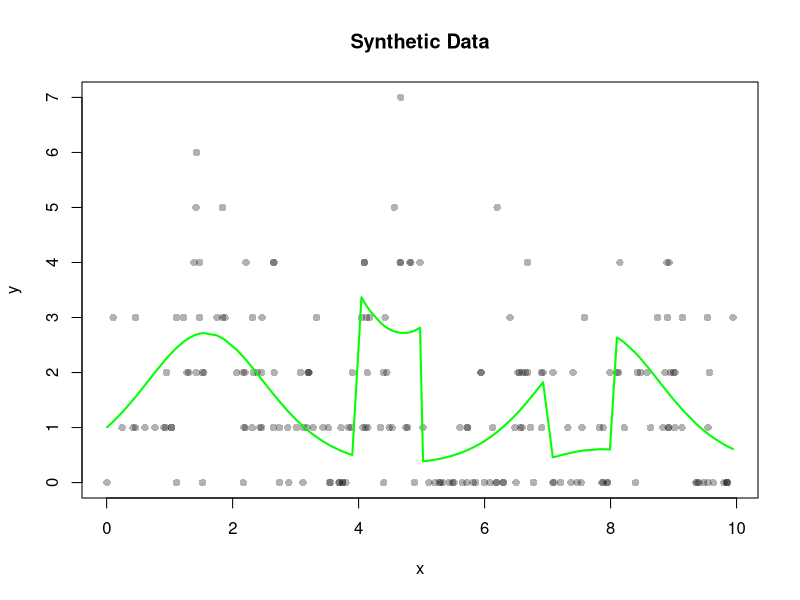
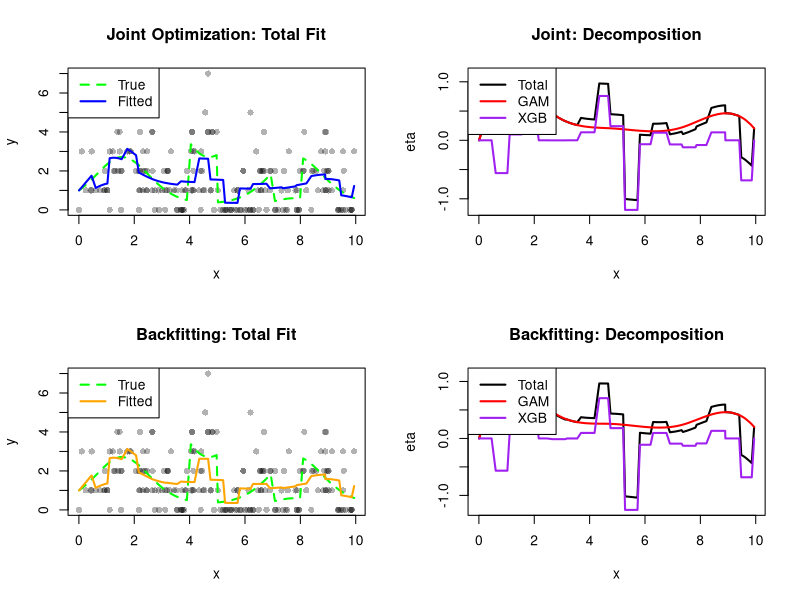

Here is the R script that generated these plots, in order:
library(mgcv)
library(numDeriv)

# Generate synthetic data
set.seed(123)
n <- 200
x <- sort(runif(n, 0, 10))

# True model: smooth trend + local bumps
eta_true <- sin(x) + ifelse(x > 4 & x < 5, 2, 0) + ifelse(x > 7 & x < 8, -1.5, 0)
mu_true <- exp(eta_true)
y <- rpois(n, lambda = mu_true)

# Plot data
plot(x, y, main = "Synthetic Data", pch = 16, col = rgb(0,0,0,0.3))
lines(x, mu_true, col = "green", lwd = 2)

# ============================================
# JOINT OPTIMIZATION
# ============================================

# Represent GAM with basis functions (simplified)
# Use B-splines with few knots (smooth component)
library(splines)
B_gam <- bs(x, df = 6)  # 6 basis functions for smooth part

# Represent XGBoost-like component with step functions (local component)
# Use indicator basis for "bumps"
n_knots <- 20
knots <- seq(min(x), max(x), length.out = n_knots)
B_xgb <- outer(x, knots[-n_knots], function(x, k) as.numeric(x >= k & x < knots[match(k, knots) + 1]))
colnames(B_xgb) <- paste0("step_", 1:(n_knots-1))

# Joint parameter vector: [GAM coefficients, XGBoost coefficients]
n_gam <- ncol(B_gam)
n_xgb <- ncol(B_xgb)

# Negative log-likelihood + penalties
joint_objective <- function(params, lambda_gam = 0.1, lambda_xgb = 1.0) {
  
  # Split parameters
  beta_gam <- params[1:n_gam]
  beta_xgb <- params[(n_gam + 1):(n_gam + n_xgb)]
  
  # Predictions
  eta_gam <- B_gam %*% beta_gam
  eta_xgb <- B_xgb %*% beta_xgb
  eta_total <- as.vector(eta_gam + eta_xgb)
  mu <- exp(eta_total)
  
  # Negative log-likelihood (Poisson)
  nll <- -sum(dpois(y, lambda = mu, log = TRUE))
  
  # GAM penalty: roughness (second differences as proxy for smoothness)
  # Penalize wigglyness in GAM coefficients
  penalty_gam <- sum(diff(beta_gam, differences = 2)^2)
  
  # XGBoost penalty: L1 on coefficients (sparsity)
  penalty_xgb <- sum(abs(beta_xgb))
  
  # Total objective
  objective <- nll + lambda_gam * penalty_gam + lambda_xgb * penalty_xgb
  
  return(objective)
}

# Gradient (numerical for simplicity)
joint_gradient <- function(params, lambda_gam = 0.1, lambda_xgb = 1.0) {
  grad(joint_objective, params, lambda_gam = lambda_gam, lambda_xgb = lambda_xgb)
}

# Initialize parameters
init_params <- c(rep(0, n_gam), rep(0, n_xgb))

# Optimize jointly
cat("Running joint optimization...\n")
result_joint <- optim(
  par = init_params,
  fn = joint_objective,
  gr = joint_gradient,
  method = "L-BFGS-B",
  lambda_gam = 0.1,   # Penalty on GAM roughness
  lambda_xgb = 1.0,   # Penalty on XGBoost complexity
  control = list(trace = 1, maxit = 200)
)

# Extract fitted parameters
beta_gam_joint <- result_joint$par[1:n_gam]
beta_xgb_joint <- result_joint$par[(n_gam + 1):(n_gam + n_xgb)]

# Predictions
eta_gam_joint <- B_gam %*% beta_gam_joint
eta_xgb_joint <- B_xgb %*% beta_xgb_joint
eta_total_joint <- as.vector(eta_gam_joint + eta_xgb_joint)
mu_joint <- exp(eta_total_joint)

# ============================================
# COMPARE WITH BACKFITTING
# ============================================

backfitting <- function(max_iter = 20, lambda_gam = 0.1, lambda_xgb = 1.0) {
  
  # Initialize
  beta_gam <- rep(0, n_gam)
  beta_xgb <- rep(0, n_xgb)
  
  for (iter in 1:max_iter) {
    
    # Step 1: Fix XGBoost, optimize GAM
    eta_xgb <- B_xgb %*% beta_xgb
    
    obj_gam <- function(beta) {
      eta_gam <- B_gam %*% beta
      eta_total <- as.vector(eta_gam + eta_xgb)
      mu <- exp(eta_total)
      nll <- -sum(dpois(y, lambda = mu, log = TRUE))
      penalty <- lambda_gam * sum(diff(beta, differences = 2)^2)
      nll + penalty
    }
    
    result_gam <- optim(beta_gam, obj_gam, method = "L-BFGS-B", 
                       control = list(maxit = 50))
    beta_gam <- result_gam$par
    
    # Step 2: Fix GAM, optimize XGBoost
    eta_gam <- B_gam %*% beta_gam
    
    obj_xgb <- function(beta) {
      eta_xgb <- B_xgb %*% beta
      eta_total <- as.vector(eta_gam + eta_xgb)
      mu <- exp(eta_total)
      nll <- -sum(dpois(y, lambda = mu, log = TRUE))
      penalty <- lambda_xgb * sum(abs(beta))
      nll + penalty
    }
    
    result_xgb <- optim(beta_xgb, obj_xgb, method = "L-BFGS-B",
                       control = list(maxit = 50))
    beta_xgb <- result_xgb$par
    
    # Check convergence
    eta_total <- as.vector(B_gam %*% beta_gam + B_xgb %*% beta_xgb)
    mu <- exp(eta_total)
    obj_val <- -sum(dpois(y, lambda = mu, log = TRUE)) + 
               lambda_gam * sum(diff(beta_gam, differences = 2)^2) +
               lambda_xgb * sum(abs(beta_xgb))
    
    cat("Backfitting iteration", iter, "- Objective:", obj_val, "\n")
  }
  
  list(beta_gam = beta_gam, beta_xgb = beta_xgb)
}

cat("\nRunning backfitting...\n")
result_backfit <- backfitting(max_iter = 20, lambda_gam = 0.1, lambda_xgb = 1.0)

# Predictions from backfitting
eta_gam_backfit <- B_gam %*% result_backfit$beta_gam
eta_xgb_backfit <- B_xgb %*% result_backfit$beta_xgb
eta_total_backfit <- as.vector(eta_gam_backfit + eta_xgb_backfit)
mu_backfit <- exp(eta_total_backfit)

# ============================================
# VISUALIZE RESULTS
# ============================================

par(mfrow = c(2, 2))

# 1. Joint optimization: total fit
plot(x, y, main = "Joint Optimization: Total Fit", pch = 16, col = rgb(0,0,0,0.3))
lines(x, mu_true, col = "green", lwd = 2, lty = 2)
lines(x, mu_joint, col = "blue", lwd = 2)
legend("topleft", c("True", "Fitted"), col = c("green", "blue"), lwd = 2, lty = c(2, 1))

# 2. Joint optimization: decomposition
plot(x, eta_total_joint, type = "l", lwd = 2, main = "Joint: Decomposition", 
     ylab = "eta", ylim = range(c(eta_gam_joint, eta_xgb_joint, eta_total_joint)))
lines(x, eta_gam_joint, col = "red", lwd = 2)
lines(x, eta_xgb_joint, col = "purple", lwd = 2)
legend("topleft", c("Total", "GAM", "XGB"), col = c("black", "red", "purple"), lwd = 2)

# 3. Backfitting: total fit
plot(x, y, main = "Backfitting: Total Fit", pch = 16, col = rgb(0,0,0,0.3))
lines(x, mu_true, col = "green", lwd = 2, lty = 2)
lines(x, mu_backfit, col = "orange", lwd = 2)
legend("topleft", c("True", "Fitted"), col = c("green", "orange"), lwd = 2, lty = c(2, 1))

# 4. Backfitting: decomposition
plot(x, eta_total_backfit, type = "l", lwd = 2, main = "Backfitting: Decomposition",
     ylab = "eta", ylim = range(c(eta_gam_backfit, eta_xgb_backfit, eta_total_backfit)))
lines(x, eta_gam_backfit, col = "red", lwd = 2)
lines(x, eta_xgb_backfit, col = "purple", lwd = 2)
legend("topleft", c("Total", "GAM", "XGB"), col = c("black", "red", "purple"), lwd = 2)

# ============================================
# COMPARE OBJECTIVES
# ============================================

cat("\n=== COMPARISON ===\n")
cat("Joint optimization final objective:", result_joint$value, "\n")

eta_backfit_total <- as.vector(B_gam %*% result_backfit$beta_gam + 
                               B_xgb %*% result_backfit$beta_xgb)
mu_backfit_check <- exp(eta_backfit_total)
obj_backfit <- -sum(dpois(y, lambda = mu_backfit_check, log = TRUE)) +
               0.1 * sum(diff(result_backfit$beta_gam, differences = 2)^2) +
               1.0 * sum(abs(result_backfit$beta_xgb))
cat("Backfitting final objective:", obj_backfit, "\n")

if (result_joint$value < obj_backfit) {
  cat("Joint optimization achieved BETTER objective (lower is better)\n")
} else {
  cat("Backfitting achieved similar or better objective\n")
}
